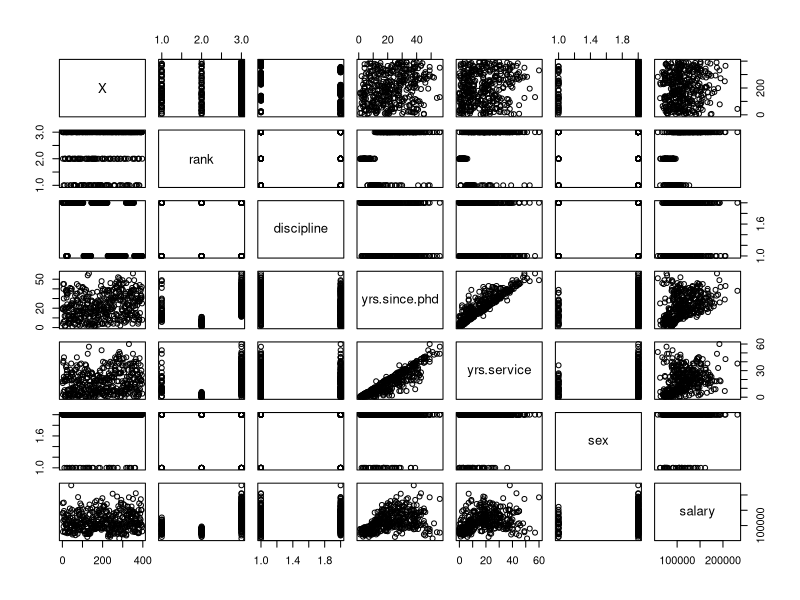
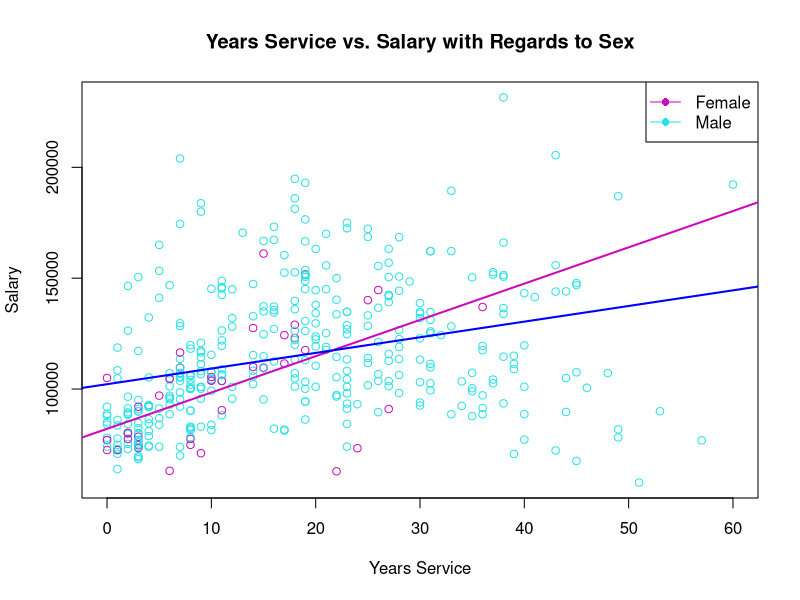
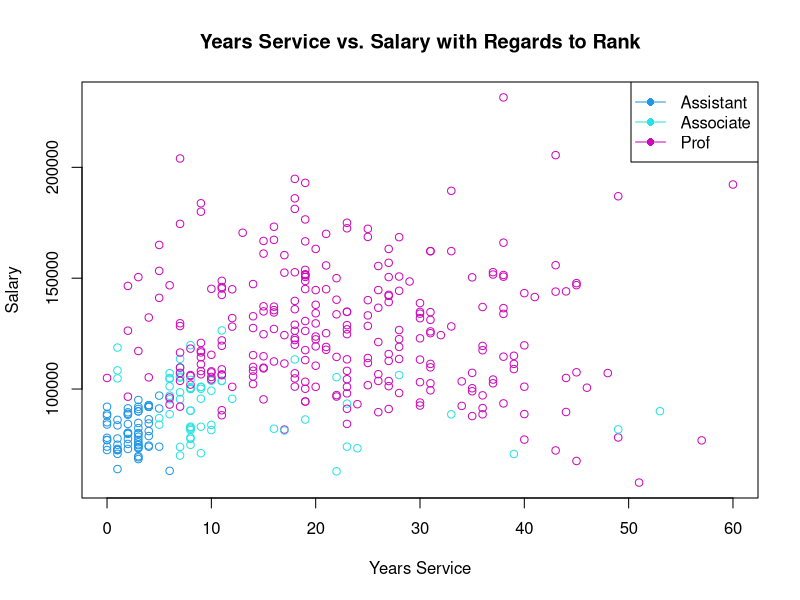
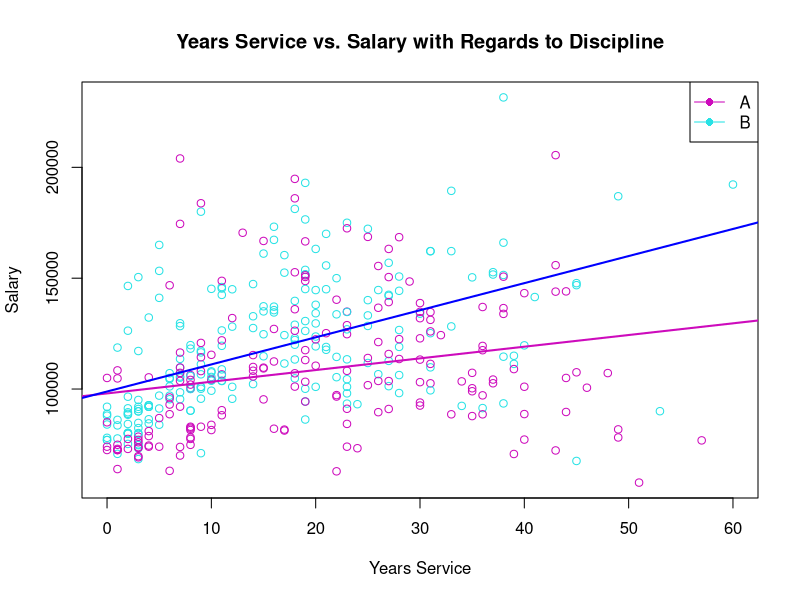

The R script that drew these images, in order: (Note: this script raises an error after producing the figures.)
# Problem 1

money.data <- read.csv("Salaries.csv")
money.data
head(money.data)
summary(money.data)
plot(money.data)

# 1) Do men and women make a discernable difference overall in their salaries as
# their time as a professor progresses?
plot(money.data$yrs.service, money.data$salary, col=5 + (money.data$sex=="Female"),
     xlab="Years Service", 
     ylab="Salary",
     main="Years Service vs. Salary with Regards to Sex")
# Add a legend
legend("topright", lty=1, col=c(6,5), pch=c(16, 16), legend=c("Female", "Male"))
# Add trend line for women
abline(lm(salary~yrs.service, data=subset(money.data, sex=="Female")), col=6, lwd=2)
# Add trend line for men
abline(lm(salary~yrs.service, data=subset(money.data, sex=="Male")), col="blue", lwd=2)


# 2) Relative to salary, what are typical times in terms of years of service for each rank?

# Function to determine a numeric marker for rank
rank_marker <- function(rank) {
  r <- rank
  rmark = 0
  if(r == "Prof") {
    rmark = 2
  }
  else if(r == "AssocProf") {
    rmark = 1
  }
  rmark
}

# Add a numeric marker column for rank
money.data["rmark"] = sapply(money.data$rank, rank_marker)

plot(money.data$yrs.service, money.data$salary, col=4 + (money.data$rmark),
     xlab="Years Service", 
     ylab="Salary",
     main="Years Service vs. Salary with Regards to Rank")
# Add a legend
legend("topright", lty=1, col=4:6, pch=c(16, 16, 16), legend=c("Assistant",
                                                               "Associate", "Prof"))

# Table with average times of service per rank
avg1 <- aggregate(yrs.service~rank, money.data, FUN=mean, na.rm=TRUE)
print(avg1)


# 3)	What general relationship exists between discipline and salary as time of
# service progresses?

plot(money.data$yrs.service, money.data$salary, col=5 + (money.data$discipline=="A"),
     xlab="Years Service", 
     ylab="Salary",
     main="Years Service vs. Salary with Regards to Discipline")
# Add a legend
legend("topright", lty=1, col=c(6,5), pch=c(16, 16), legend=c("A", "B"))
# Add trend line for discipline A
abline(lm(salary~yrs.service, data=subset(money.data, discipline=="A")), col=6, lwd=2)
# Add trend line for discipline B
abline(lm(salary~yrs.service, data=subset(money.data, discipline=="B")), col="blue", lwd=2)

# Table with average times of service per discipline
avg3 <- aggregate(yrs.service~discipline, money.data, FUN=mean, na.rm=TRUE)
print(avg3)


dframe("log price") <- log(dframe$price)
